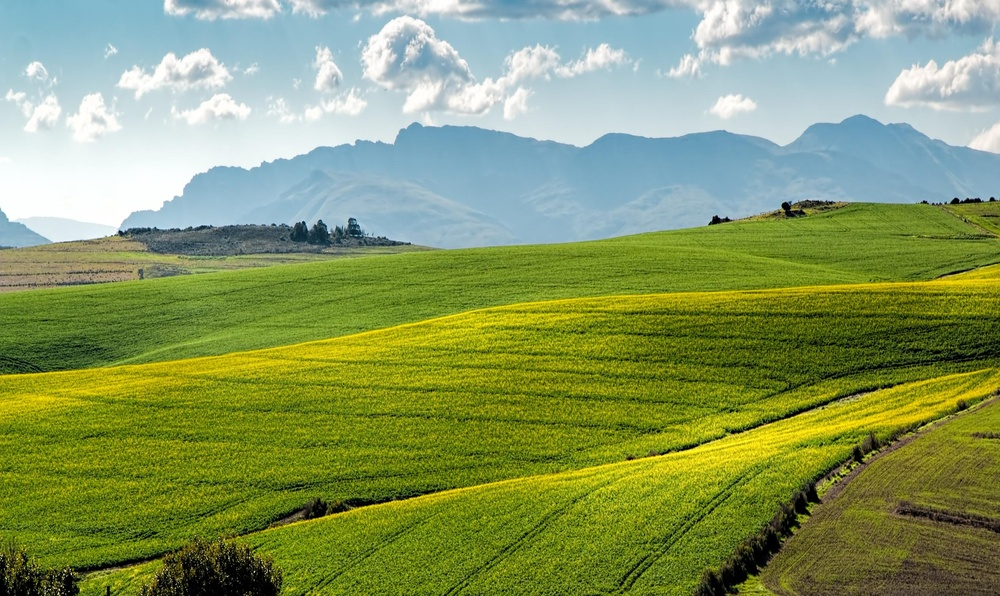
#> input picture images/bg.jpg, 1000 x 596 px, shrunk from 2736 x 1630 before the run, found by its file name; its folder holds 2 pictures in this run
$ python image_combiner.py
#> lines starting #> are read from the running program, lines starting #| are printed output that depends on the picture
import os
import argparse

import numpy as np
import cv2

IMG_DIR = 'images'


def add_images(bg, fg):
    """
    Add the foreground image to the background image by replacing all bg pixels
    with the fg values unless the fg is 0
    :param bg: array of background pixels
    :param fg: array of foreground pixels, same dims as bg
    :return: array of combined image, same dims as bg
    """
    return np.where(fg > 0, fg, bg)


def is_odd(x):
    """
    Checks if an number is odd
    :param x: (int) number to check
    :return: (bool) True if number is odd
    """
    return x % 2 != 0


def get_central_pixel(array_length):
    """
    Given an array length, give the central pixel value, taking floor
    if the array length is odd
    :param array_length: (int) the length of an array along one dimension
    :return: the central pixel
    """
    return int(np.floor(array_length / 2))


def get_a_and_b(bg_shape, fg_shape):
    """
    Get the indices needed to centre the foreground image
    :param bg_shape: (int) shape of background image in one dimension
    :param fg_shape: (int) shape of foreground image in one dimension
    :return: (int, int) indices to centre the foreground image
    """
    bg_centre = get_central_pixel(bg_shape)
    fg_shape_half = get_central_pixel(fg_shape)
    a, b = bg_centre - fg_shape_half, bg_centre + fg_shape_half
    if is_odd(fg_shape):
        b += 1
    return a, b


def create_padded_fg(fg, bg_shape):
    """
    Pad the foreground image with 0s to make it the same size as the background image
    :param fg: (array) foreground image
    :param bg_shape: (tuple) shape if the background image
    :return: (array) 0-padded foreground image
    """
    # Make a 0-padded version of the foreground image that is
    # the same size as the background image
    fg_padded = np.zeros(bg_shape)
    a0, b0 = get_a_and_b(bg_shape[0], fg.shape[0])
    a1, b1 = get_a_and_b(bg_shape[1], fg.shape[1])
    fg_padded[a0:b0, a1:b1] = fg
    return fg_padded


def combine_images(bg_file, fg_file, output_file):
    """
    Combine two images by overlaying the foreground image on the background image
    :param bg_file: (string) background image filename
    :param fg_file: (string) foreground image filename
    :param output_file: (string) output image filename
    """
#> called with bg_file = 'bg.jpg', fg_file = 'fg.png', output_file = 'output.png'
    print(f'Reading in images:\n - {IMG_DIR}/{bg_file}\n - {IMG_DIR}/{fg_file}')
    bg = cv2.imread(os.path.join(IMG_DIR, bg_file))
#> bg is the input picture: shape (596, 1000, 3); mean B, G, R 97.4, 152.9, 134.8
    fg = cv2.imread(os.path.join(IMG_DIR, fg_file))
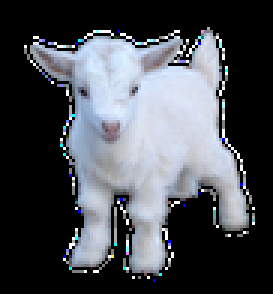
#> input picture images/fg.png, 91 x 98 px, shrunk from 250 x 267 before the run, found by its file name (shown 3 times larger)
#> fg is the input picture: shape (98, 91, 3); mean B, G, R 83.5, 77.3, 74
    fg_padded = create_padded_fg(fg, bg.shape)
#> in create_padded_fg, `fg_padded[a0:b0, a1:b1] = fg`:
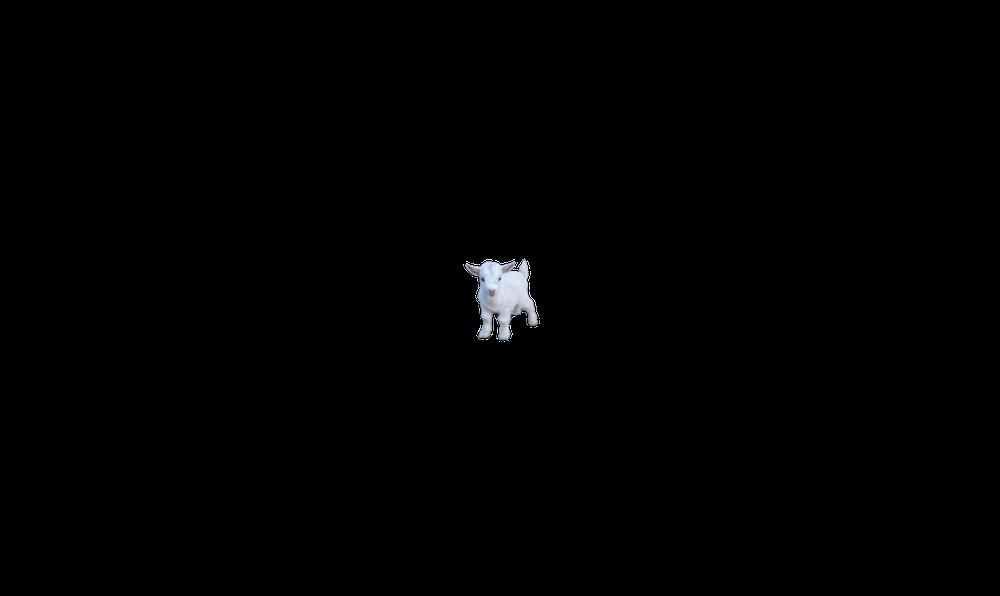
#> fg_padded: shape (596, 1000, 3) float64; mean B, G, R 1.2, 1.2, 1.1
    final_image = add_images(bg, fg_padded)
    cv2.imwrite(os.path.join(IMG_DIR, output_file), final_image)
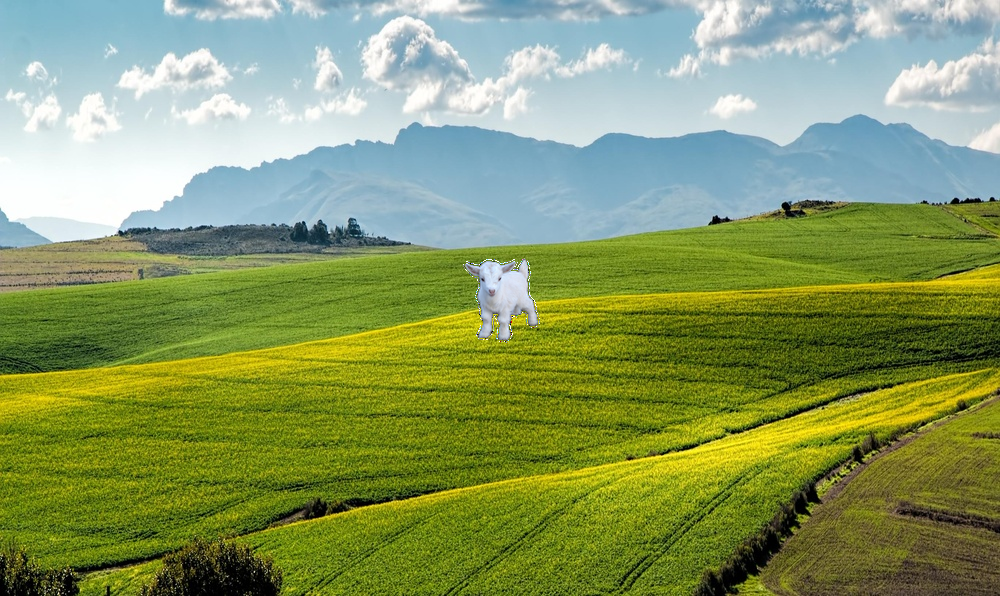
#> saved as output.png: shape (596, 1000, 3); mean B, G, R 98.5, 153.1, 135.1
    print(f'Combined image written to:\n - {IMG_DIR}/{output_file}')
    return final_image


def image_combiner():
    parser = argparse.ArgumentParser(description='Combine a foreground and background image')
    parser.add_argument('-b', '--bg-file', type=str, default='bg.jpg',
                        help='Name of background image file')
    parser.add_argument('-f', '--fg-file', type=str, default='fg.png',
                        help='Name of foreground image file')
    parser.add_argument('-o', '--output-file', type=str, default='output.png',
                        help='Name of output image file')
    args = parser.parse_args()

    combine_images(args.bg_file, args.fg_file, args.output_file)


if __name__ == '__main__':
    image_combiner()
